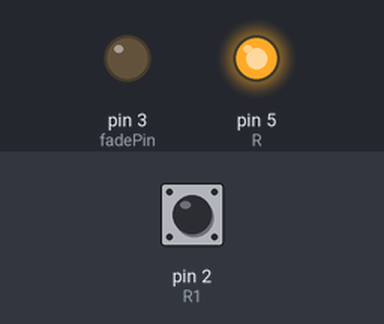
A sketch run on a simulated Arduino Uno, built with avr-gcc and run on an emulated ATmega328P. On the bench: output pins drawn as LEDs (lit = HIGH). Inputs (shaded band) come from the test bench; at power-on: pin 2 (R1) HIGH. The local clock reads 2024-03-15 10:24:30 at power-on unless the sketch sets it; what the sketch prints to the serial monitor is not drawn.

Above: at 0.1 s.
Timing chart, 0 to 40.0 s (numbered marks = the images above):
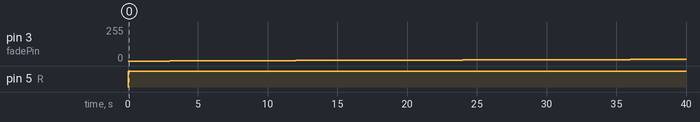

The sketch:

kyryatnik_final1.ino
```cpp
#define fadePin 3 //пин управления MOSFET транзистором

int light;       //переменная для хранения состояния света (вкл/выкл)

#include <DS1302.h>

Time t;

int d; // Переменная в которую записываются текущий показатель часов

int t1=6; // Час включения света основной/ диммер R
int t2=14; // Час вылючения света


int t3=16; // Час включения света вентиляция R
int t4=20; // Час вылючения света

int t5=5; // Час включения света подсветка R4
int t6=22; // Час вылючения света

int R =5;
int R1 = 2;
//int R2 = 8;
//Подключение the DS1302
// DS1302:  CE pin  (RES)  -> Arduino Digital 2
   //       I/O pin (DAT)  -> Arduino Digital 3
     //     SCLK pin(CLK) -> Arduino Digital 4
DS1302 rtc(10, 11, 12);

void setup()
{  Serial.begin(9600);
    pinMode(R,OUTPUT);

    pinMode(R1, INPUT);
  pinMode(fadePin, OUTPUT);// 3 пин на выход, для управления транзисотором
  light = 0;     //устанаваливаем переменную для первого включения света


   // The following lines can be commented out to use the values already stored in the DS1302(Строки ниже нужно раскоментировать если вы устанавливаете дату и время в модуль после установки нужно опять закоментировать)
  // Set the clock to run-mode, and disable the write protection
// rtc.halt(false);
 //rtc.writeProtect(false);
//rtc.setDOW(FRIDAY);        // Set Day-of-Week to FRIDAY
 // rtc.setTime(22, 22, 0);     // Set the time to 12:00:00 (24hr format)
// rtc.setDate( 25, 10, 2018);   // Set the date to August 6th, 2010
}

void loop()
{
                               t = rtc.getTime();

                                  // Send Day-of-Week(Передать день недели)
                               Serial.print(rtc.getDOWStr());
                               Serial.print(" ");

                                  // Передать дату
                               Serial.print(rtc.getDateStr());
                               Serial.print(" -- ");
                                   d=t.hour,OCT;
                                 // m=t.min,OCT;

                                  // Передать время
                                Serial.println(rtc.getTimeStr());


     if (d >= t1 && d < t2) {
   digitalWrite(R,LOW);   // реле включено
   Serial.println(" VKL_OSV ");
                        }
                        else
                            {
                            digitalWrite(R, HIGH);  // реле выключено
                            Serial.println(" VIKL_OSV ");
                            }

  if (d >= t3 && d < t4) {
   digitalWrite(R,LOW);   // реле включено
   Serial.println(" VKL_OSV1 ");
                        }
                        else
                            {
                            digitalWrite(R, HIGH);  // реле выключено
                            Serial.println(" VIKL_OSV1 ");
                            }

     if(d >=t5 && d<t6)
                       {

                            digitalWrite(R1, HIGH);   // реле включено
                            Serial.println("VKL_DIOD");
    if(digitalRead(R1) == HIGH )  //если сигнал с датчика высокого уровня(т.е. есть движение)

                       {
     if(light == 0)   //и если свет не был включен
                       {
     for(int i=0; i<=255; i++)  //то плавно включаем свет
                       {
                            analogWrite(fadePin, i);
                            delay(3000);   //каждые 10мс увелияение на 1
                       }
                           light = 1; //и передаем значение переменной, что свет включен
                       }
                       }
    else  //иначе
                       {
    if(light == 1) //если свет включен
                       {
    for(int i=255; i>=0; i--)//плавно гасим его
                       {
                             analogWrite(fadePin, i);
                                 delay(3000);
                       }
                             light = 0; //и передаем значение переменной, что свет выключен
                       }
                       }
                       }

                        delay(10000);

                       }
```

Measured:
- by itself, pin 3 (fadePin): moves from 0/255 to 13/255 over 36.0 s
- by itself, pin 5 (R): LOW → HIGH at 0.01 s
